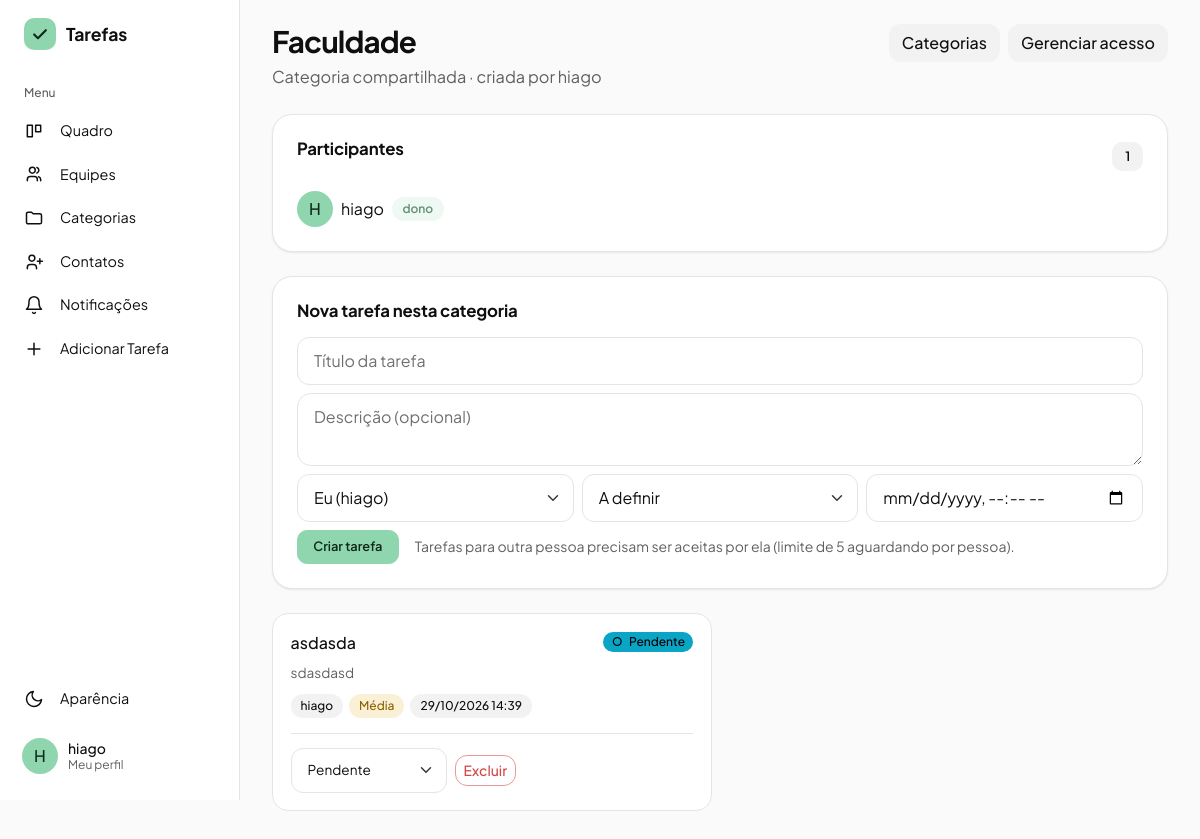
The page /categorias/compartilhadas/1 (signed in) on the database its author committed.
### gerenciador_de_tarefas/models.py (models this page shows)
class Usuario(db.Model, UserMixin):
    id = db.Column(db.Integer, primary_key=True)
    nomeUsuario = db.Column(db.String(50), unique=True, nullable=False)
    email = db.Column(db.String(254), unique=True, nullable=False)
    senha = db.Column(db.String(255), nullable=False)
    nome = db.Column(db.String(100), nullable=False)
    tarefasCriadas = db.relationship('Tarefa', backref='criador', foreign_keys='Tarefa.criador_id', lazy=True)
    tarefasAtribuidas = db.relationship('Tarefa', backref='responsavel', foreign_keys='Tarefa.responsavel_id', lazy=True)
    cargo = db.Column(db.String(20), nullable=False, default='usuario') #admin ou usuario
    foto_perfil = db.Column(db.String(200), nullable=True, default='default.png')
    ordenacao_quadro = db.Column(db.String(30), nullable=False, default='padrao')

class Categoria(db.Model):
    id = db.Column(db.Integer, primary_key=True)
    nome = db.Column(db.String(50), nullable=False)
    usuario_id = db.Column(db.Integer, db.ForeignKey('usuario.id'), nullable=False)
    tarefas = db.relationship('Tarefa', backref='categoria', lazy=True)
    dono = db.relationship('Usuario')

class Tarefa(db.Model):
    id = db.Column(db.Integer, primary_key=True)
    titulo = db.Column(db.String(150), nullable=False)
    descricao = db.Column(db.Text, nullable=False)
    status = db.Column(db.String(20), nullable=False, default='Pendente')
    prioridade = db.Column(db.String(20), nullable=False, default='A definir')
    prazo = db.Column(db.DateTime, nullable=True, index=True)
    criador_id = db.Column(db.Integer, db.ForeignKey('usuario.id'), nullable=False)
    responsavel_id = db.Column(db.Integer, db.ForeignKey('usuario.id'), nullable=False)
    equipe_id = db.Column(db.Integer, db.ForeignKey('equipe.id'), nullable=True)
    categoria_id = db.Column(db.Integer, db.ForeignKey('categoria.id'), nullable=True)
    aceite = db.Column(db.String(20), nullable=False, default='aceita', server_default='aceita')
    subtarefas = db.relationship('Subtarefa', backref='tarefa', cascade='all, delete-orphan', lazy=True)

### gerenciador_de_tarefas/app.py (the view)
@app.route('/categorias/compartilhadas/<int:categoria_id>')
@login_required
def ver_categoria_compartilhada(categoria_id):
    categoria = db.get_or_404(Categoria, categoria_id)
    if not categoria_acessivel(categoria):
        flash('Você não tem acesso a essa categoria.', 'danger')
        return redirect(url_for('ver_categorias'))
    tarefas = Tarefa.query.filter(
        Tarefa.categoria_id == categoria.id,
        Tarefa.equipe_id.is_(None)
    ).order_by(Tarefa.id.desc()).all()
    tarefas = [t for t in tarefas if t.aceite != 'recusada' or t.criador_id == current_user.id]
    membros = membros_da_categoria(categoria)
    atribuiveis = [u for u in membros if u.id == current_user.id or sao_contatos(u.id)]
    return render_template('categoria_compartilhada.html',
                           categoria=categoria, tarefas=tarefas, membros=membros,
                           atribuiveis=atribuiveis,
                           eh_dono_categoria=categoria.usuario_id == current_user.id,
                           limite_tarefas=LIMITE_TAREFAS_PENDENTES_POR_CONTATO)

### gerenciador_de_tarefas/app.py (called while the page is built)
@login_manager.user_loader
def load_user(user_id):
    return db.session.get(Usuario, int(user_id))

@app.context_processor
def injetar_categorias_globais():
    if current_user.is_authenticated:
        return dict(categorias_globais=categorias_acessiveis())
    return dict(categorias_globais=[])

@app.context_processor
def injetar_notificacoes():
    if not current_user.is_authenticated:
        return dict(n_notificacoes=0)
    n = (Contato.query.filter_by(destinatario_id=current_user.id, status='pendente').count()
         + ConviteEquipe.query.filter_by(convidado_id=current_user.id).count()
         + Tarefa.query.filter_by(responsavel_id=current_user.id, aceite='aguardando').count())
    return dict(n_notificacoes=n)

def tarefa_atrasada(tarefa):
    if tarefa.prazo is None:
        return False
    if tarefa.status in ['Concluída', 'Cancelada']:
        return False
    return tarefa.prazo < datetime.now()

def categorias_do_usuario():
    return Categoria.query.filter_by(usuario_id=current_user.id).order_by(Categoria.nome).all()

def categorias_acessiveis():
    proprias = categorias_do_usuario()
    de_outros = [cs.categoria for cs in CategoriaCompartilhada.query.filter_by(usuario_id=current_user.id).all()]
    return proprias + sorted(de_outros, key=lambda c: c.nome.lower())

def categoria_acessivel(categoria):
    if categoria.usuario_id == current_user.id:
        return True
    return CategoriaCompartilhada.query.filter_by(
        categoria_id=categoria.id, usuario_id=current_user.id
    ).first() is not None

def membros_da_categoria(categoria):
    return [categoria.dono] + [cs.usuario for cs in categoria.compartilhamentos]

def eh_admin():
    return getattr(current_user, 'cargo', None) == 'admin'

def pode_editar(tarefa):
    return eh_admin() or current_user.id == tarefa.criador_id

def pode_excluir(tarefa):
    return eh_admin() or current_user.id == tarefa.criador_id

def pode_mudar_status(tarefa):
    if pode_editar(tarefa):
        return True
    return current_user.id == tarefa.responsavel_id and tarefa.aceite == 'aceita'

### gerenciador_de_tarefas/templates/categoria_compartilhada.html (shortened to what this page needs)
{% extends "base.html" %}
{% block content %}
{% macro avatar(u) -%}
    {% if u.foto_perfil and u.foto_perfil != 'default.png' %}
        <img src="{{ url_for('static', filename='uploads/' + u.foto_perfil) }}" alt="" class="usuario-foto" />
    {% else %}
        <span class="usuario-foto">{{ u.nomeUsuario[:1]|upper }}</span>
    {% endif %}
{%- endmacro %}
{% set status_classe = {'Pendente': 'status-pendente', 'Em andamento': 'status-andamento', 'Concluída': 'status-concluida', 'Cancelada': 'status-cancelada'} %}
<div class="eq-topo">
    <div>
        <h1 class="titulo-pagina">{{ categoria.nome }}</h1>
        <p class="eq-subtitulo">Categoria compartilhada · criada por {{ categoria.dono.nomeUsuario }}</p>
    </div>
    <div class="d-flex gap-2 flex-wrap">
        <a href="{{ url_for('ver_categorias') }}" class="btn btn-outline-secondary">Categorias</a>
        {% if eh_dono_categoria %}
        <a href="{{ url_for('ver_categoria', categoria_id=categoria.id) }}" class="btn btn-outline-secondary">Gerenciar acesso</a>
        {% else %}
        <form method="POST" action="{{ url_for('sair_categoria_compartilhada', categoria_id=categoria.id) }}"
              onsubmit="return confirm('Sair dessa categoria compartilhada?');">
            <button type="submit" class="btn btn-outline-danger">Sair da categoria</button>
        </form>
        {% endif %}
    </div>
</div>
<section class="cartao mb-4">
    <div class="eq-secao-cab">
        <h2 class="eqp-card-titulo">Participantes</h2>
        <span class="eq-contagem">{{ membros|length }}</span>
    </div>
    <div class="d-flex flex-wrap gap-3">
        {% for u in membros %}
        <div class="d-flex align-items-center gap-2">
            {{ avatar(u) }}
            <span>{{ u.nomeUsuario }}</span>
            {% if u.id == categoria.usuario_id %}<span class="eq-tag">dono</span>{% endif %}
        </div>
        {% endfor %}
    </div>
</section>
<section class="cartao mb-4">
    <h2 class="eqp-card-titulo mb-3">Nova tarefa nesta categoria</h2>
    <form method="POST" action="{{ url_for('nova_tarefa_categoria', categoria_id=categoria.id) }}">
        <div class="mb-2">
            <input type="text" name="titulo" class="form-control" placeholder="Título da tarefa" maxlength="150" required>
        </div>
        <div class="mb-2">
            <textarea name="descricao" class="form-control" rows="2" placeholder="Descrição (opcional)"></textarea>
        </div>
        <div class="row g-2 mb-2">
            <div class="col-md-4">
                <select name="responsavel_id" class="form-select" aria-label="Responsável">
                    {% for u in atribuiveis %}
                    <option value="{{ u.id }}" {% if u.id == current_user.id %}selected{% endif %}>
                        {{ 'Eu (' ~ u.nomeUsuario ~ ')' if u.id == current_user.id else u.nomeUsuario }}
                    </option>
                    {% endfor %}
                </select>
            </div>
            <div class="col-md-4">
                <select name="prioridade" class="form-select" aria-label="Prioridade">
                    {% for p in ['A definir', 'Baixa', 'Média', 'Alta'] %}
                    <option value="{{ p }}">{{ p }}</option>
                    {% endfor %}
                </select>
            </div>
            <div class="col-md-4">
                <input type="datetime-local" name="prazo" class="form-control" aria-label="Prazo">
            </div>
        </div>
        <div class="d-flex align-items-center gap-3 flex-wrap">
            <button type="submit" class="btn btn-principal btn-sm">Criar tarefa</button>
            <small class="text-secondary">Tarefas para outra pessoa precisam ser aceitas por ela (limite de {{ limite_tarefas }} aguardando por pessoa).</small>
        </div>
    </form>
</section>
<div class="cat-tarefas mb-5">
    {% for t in tarefas %}
    {% set prio = t.prioridade or 'A definir' %}
    <article class="cartao-tarefa cat-tarefa {{ status_classe[t.status] }}">
        <div class="cat-tarefa-topo">
            <div class="tarefa-titulo">{{ t.titulo }}</div>
            <span class="selo">
                {% if t.aceite == 'aceita' %}{{ t.status }}{% elif t.aceite == 'aguardando' %}Aguardando aceite{% else %}Recusada{% endif %}
            </span>
        </div>
        {% if t.descricao %}
        <div class="tarefa-desc">{{ t.descricao|truncate(80) }}</div>
        {% endif %}
        <div class="chips">
            <span class="chip">
                {% if t.criador_id == t.responsavel_id %}{{ t.criador.nomeUsuario }}{% else %}{{ t.criador.nomeUsuario }} → {{ t.responsavel.nomeUsuario }}{% endif %}
            </span>
            <span class="chip {{ 'chip-alta' if prio == 'Alta' else ('chip-media' if prio == 'Média' else ('chip-baixa' if prio == 'Baixa' else '')) }}">{{ prio }}</span>
            {% if t.prazo %}
            <span class="chip {{ 'chip-atrasada' if tarefa_atrasada(t) }}">{{ t.prazo.strftime('%d/%m/%Y %H:%M') }}</span>
            {% endif %}
        </div>
        <div class="cat-tarefa-acoes">
            {% if t.aceite == 'aceita' and pode_mudar_status(t) %}
            <form method="POST" action="{{ url_for('alterar_status', tarefa_id=t.id) }}">
                <select name="status" class="form-select form-select-sm" aria-label="Alterar status" onchange="this.form.submit()">
                    {% for s in ['Pendente', 'Em andamento', 'Concluída', 'Cancelada'] %}
                    <option value="{{ s }}" {% if t.status == s %}selected{% endif %}>{{ s }}</option>
                    {% endfor %}
                </select>
            </form>
            {% endif %}
            {% if t.aceite == 'aceita' and pode_excluir(t) %}
            <form method="POST" action="{{ url_for('excluir_tarefa', tarefa_id=t.id) }}"
                  onsubmit="return confirm('Excluir esta tarefa?');">
                <button type="submit" class="btn btn-outline-danger btn-sm">Excluir</button>
            </form>
            {% endif %}
        </div>
    </article>
    {% endfor %}
</div>
{% endblock %}

### gerenciador_de_tarefas/templates/base.html (shortened to what this page needs)
<!doctype html>
<html lang="pt-br">
  <head>
    <link
      rel="stylesheet"
      href="https://cdn.jsdelivr.net/npm/bootstrap@5.3.0/dist/css/bootstrap.min.css"
    />
    <link
      rel="stylesheet"
      href="{{ url_for('static', filename='static.css') }}"
    />
    <link rel="stylesheet" href="https://cdn.jsdelivr.net/npm/flatpickr/dist/flatpickr.min.css">
    <link rel="stylesheet" href="https://cdn.jsdelivr.net/npm/flatpickr/dist/themes/dark.css">
  </head>
  <body>
    {% macro aparencia(direcao='dropup') %}
    <div class="{{ direcao }}">
      <button
        class="menu-item"
        type="button"
        data-bs-toggle="dropdown"
        data-bs-auto-close="outside"
        aria-expanded="false"
      >
        <svg viewBox="0 0 24 24" fill="none" stroke="currentColor" stroke-width="1.8" stroke-linecap="round" stroke-linejoin="round" aria-hidden="true"><path d="M21 12.8A9 9 0 1111.2 3a7 7 0 009.8 9.8z"/></svg>
        <span>Aparência</span>
      </button>
    </div>
    {% endmacro %}
    {% macro logo() %}
    <span class="marca-icone">
      <svg width="20" height="20" viewBox="0 0 24 24" fill="none" stroke="currentColor" stroke-width="2.6" stroke-linecap="round" stroke-linejoin="round" aria-hidden="true"><path d="M5 12.5l4.5 4.5L19 7.5"/></svg>
    </span>
    {% endmacro %}
    {% set ep = request.endpoint or '' %}
    {% if current_user.is_authenticated %}
    <div class="app">
      <aside class="lateral" aria-label="Menu principal">
        <a
          class="marca"
          href="{{ url_for('admin_dashboard') if current_user.cargo == 'admin' else url_for('quadro') }}"
        >{{ logo() }}<span>Tarefas</span></a>
        <div class="menu-titulo">Menu</div>
        <a class="menu-item {{ 'ativo' if ep == 'quadro' }}" href="{{ url_for('quadro') }}">
          <svg viewBox="0 0 24 24" fill="none" stroke="currentColor" stroke-width="1.8" stroke-linecap="round" stroke-linejoin="round" aria-hidden="true"><path d="M4 5h6v14H4zM14 5h6v8h-6z"/></svg>
          <span>Quadro</span>
        </a>
        <a class="menu-item {{ 'ativo' if ep in ['equipes', 'ver_equipe', 'adicionar_tarefa_equipe'] }}" href="{{ url_for('equipes') }}">
          <svg viewBox="0 0 24 24" fill="none" stroke="currentColor" stroke-width="1.8" stroke-linecap="round" stroke-linejoin="round" aria-hidden="true"><path d="M16 20v-1.5a3.5 3.5 0 00-3.5-3.5h-5A3.5 3.5 0 004 18.5V20M10 11a3.5 3.5 0 100-7 3.5 3.5 0 000 7zM20 20v-1.5a3.5 3.5 0 00-2.5-3.3M15.5 4.2a3.5 3.5 0 010 6.6"/></svg>
          <span>Equipes</span>
        </a>
        <a class="menu-item {{ 'ativo' if ep in ['ver_categorias', 'ver_categoria'] }}" href="{{ url_for('ver_categorias') }}">
          <svg viewBox="0 0 24 24" fill="none" stroke="currentColor" stroke-width="1.8" stroke-linejoin="round" aria-hidden="true"><path d="M3 7a2 2 0 012-2h4l2 2h8a2 2 0 012 2v8a2 2 0 01-2 2H5a2 2 0 01-2-2z"/></svg>
          <span>Categorias</span>
        </a>
        <a class="menu-item {{ 'ativo' if ep == 'contatos' }}" href="{{ url_for('contatos') }}">
          <svg viewBox="0 0 24 24" fill="none" stroke="currentColor" stroke-width="1.8" stroke-linecap="round" stroke-linejoin="round" aria-hidden="true"><path d="M15 20v-1.5a3.5 3.5 0 00-3.5-3.5h-4A3.5 3.5 0 004 18.5V20M9.5 11a3.5 3.5 0 100-7 3.5 3.5 0 000 7zM19 8v6M16 11h6"/></svg>
          <span>Contatos</span>
        </a>
        <a class="menu-item {{ 'ativo' if ep == 'notificacoes' }}" href="{{ url_for('notificacoes') }}">
          <svg viewBox="0 0 24 24" fill="none" stroke="currentColor" stroke-width="1.8" stroke-linecap="round" stroke-linejoin="round" aria-hidden="true"><path d="M6 8a6 6 0 0112 0c0 7 3 9 3 9H3s3-2 3-9M10.3 21a1.9 1.9 0 003.4 0"/></svg>
          <span>Notificações</span>
        </a>
        <a class="menu-item" href="#" data-bs-toggle="modal" data-bs-target="#modalAdicionarTarefa">
          <svg viewBox="0 0 24 24" fill="none" stroke="currentColor" stroke-width="1.8" stroke-linecap="round" aria-hidden="true"><path d="M12 5v14M5 12h14"/></svg>
          <span>Adicionar Tarefa</span>
        </a>
        <div class="menu-espaco"></div>
        {{ aparencia('dropup') }}
        <a href="#" class="usuario-card mt-2 text-decoration-none" data-bs-toggle="modal" data-bs-target="#modalPerfil" title="Meu Perfil">
          {% if current_user.foto_perfil and current_user.foto_perfil != 'default.png' %}
            <img src="{{ url_for('static', filename='uploads/' + current_user.foto_perfil) }}" alt="" class="usuario-foto" />
          {% else %}
            <span class="usuario-foto">{{ current_user.nomeUsuario[:1]|upper }}</span>
          {% endif %}
          <span class="usuario-nome">{{ current_user.nome or current_user.nomeUsuario }}<small>Meu perfil</small></span>
        </a>
      </aside>
      <main class="conteudo">
        <div class="conteudo-interno">
    {% endif %}
    {% block content %}{% endblock %}
    {% if current_user.is_authenticated %}
        </div>
      </main>
    </div>
    {% else %}
    </main>
    {% endif %}
  </body>
</html>

### rows shown on the page
Usuario: nomeUsuario "H", nome "hiago", dono.nomeUsuario "hiago", nomeUsuario "hiago"
Categoria: nome "Faculdade"
Tarefa: titulo "asdasda", status "Pendente", descricao "sdasdasd", criador.nomeUsuario "hiago", prioridade "Média", prazo "29/10/2026 14:39"

### other values the page prints
{{ membros|length }} "1"
{{ limite_tarefas }} "5"
form field responsavel_id "Eu (hiago)"
form field prioridade "A definir"
